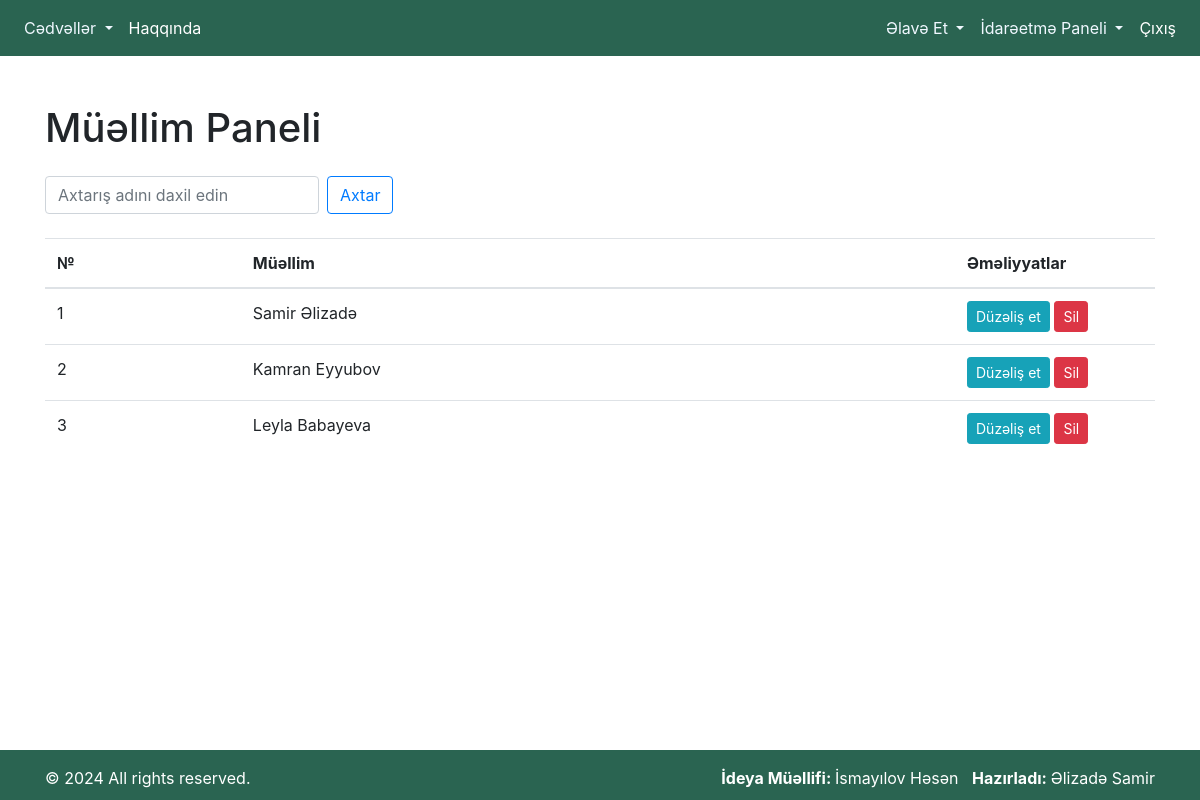
Screenshot of /teacher-panel/ (signed in) with the database file from the repository.
### lesson_calendar/models.py (models this page shows, shortened)
class Teacher(models.Model):
    name = models.CharField(max_length=100)

### lesson_calendar/views.py (the view)
# urls.py: path('teacher-panel/', login_required(teacher_panel), name='teacher_panel'),
def teacher_panel(request):
    teachers = Teacher.objects.all()
    query = request.GET.get('q')
    if query:
        teachers = teachers.filter(name__icontains=query)
    return render(request, 'teacher_panel.html', {'teachers': teachers})

### templates/teacher_panel.html
{% extends "index.html" %}
{% block content %}
<div class="container mt-5">
    <h1 class="mb-4">Müəllim Paneli</h1>
    <form method="GET" class="mb-3">
        <div class="form-inline mb-4">
            <input type="text" name="q" class="form-control mr-sm-2" placeholder="Axtarış adını daxil edin">
            <button class="btn btn-outline-primary my-2 my-sm-0" type="submit">Axtar</button>
        </div>
    </form>
    <table class="table">
        <thead>
            <tr>
                <th scope="col">№</th>
                <th scope="col">Müəllim</th>
                <th style="width: 200px;" scope="col">Əməliyyatlar</th>
            </tr>
        </thead>
        <tbody>
            {% for teacher in teachers %}
            <tr>
                <td>{{ forloop.counter }}</td>
                <td>{{ teacher.name }}</td>
                <td>
                    <a href="{% url 'update_teacher' teacher.pk %}" class="btn btn-sm btn-info">Düzəliş et</a>
                    <a href="{% url 'delete_teacher' teacher.pk %}" class="btn btn-sm btn-danger" onclick="return confirm('Bu müəllimi silmək istədiyinizə əminsiniz?')">Sil</a>
                </td>
            </tr>
            {% endfor %}
        </tbody>
    </table>
</div>
{% endblock content %}

### rows the page displays
Teacher: name "Samir Əlizadə"
Teacher: name "Kamran Eyyubov"
Teacher: name "Leyla Babayeva"
